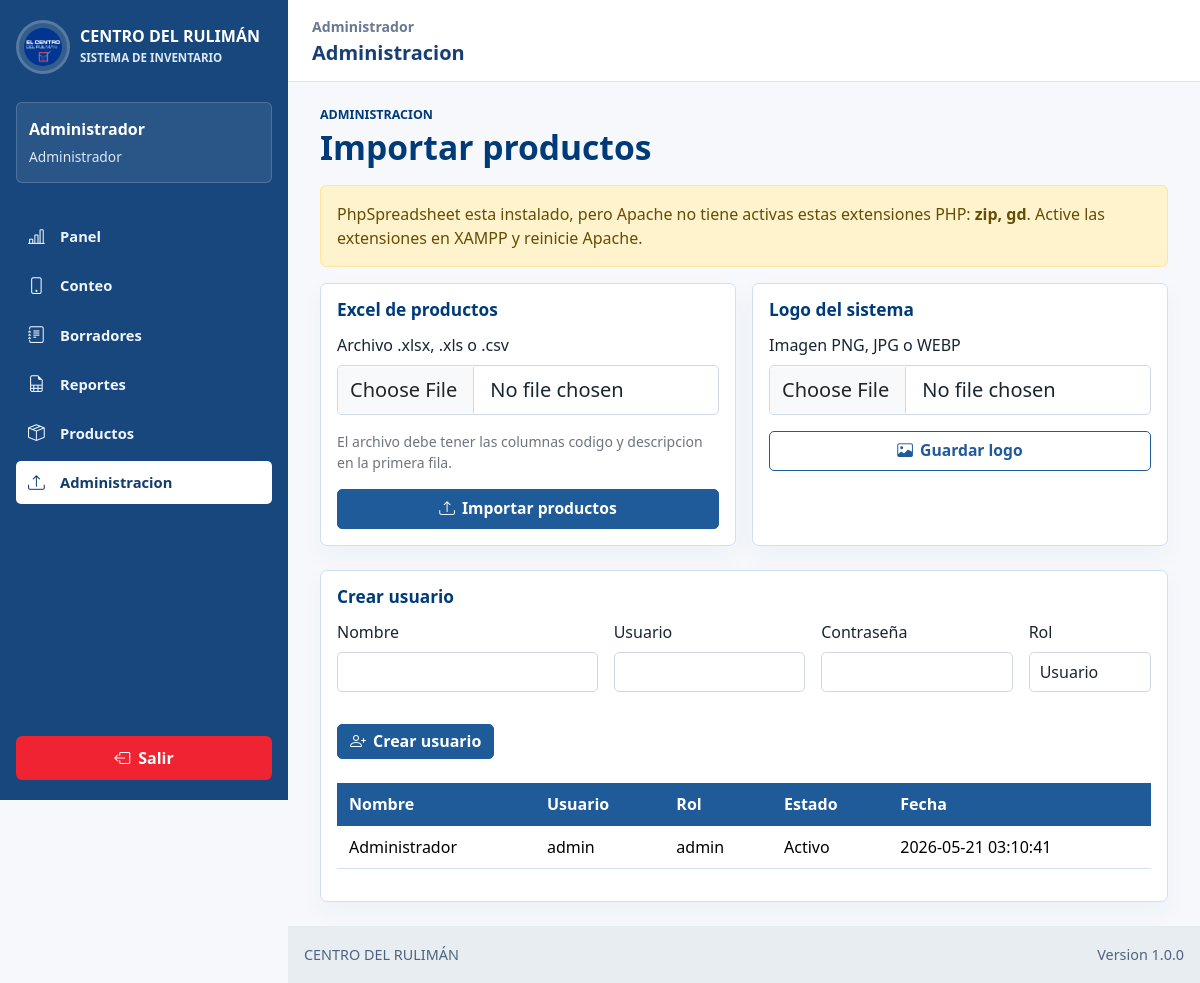
The app's page /importar_productos.php (signed in) with its own data.
### tables this page shows
CREATE TABLE IF NOT EXISTS usuarios (
  id INT UNSIGNED AUTO_INCREMENT PRIMARY KEY,
  nombre VARCHAR(120) NOT NULL,
  usuario VARCHAR(60) NOT NULL UNIQUE,
  password VARCHAR(255) NOT NULL,
  rol ENUM('admin', 'usuario') NOT NULL DEFAULT 'usuario',
  estado TINYINT(1) NOT NULL DEFAULT 1,
  fecha_creacion TIMESTAMP NOT NULL DEFAULT CURRENT_TIMESTAMP
);

### includes/auth.php (called while the page is built, shortened)
<?php
function current_user_name(): string
{
    return htmlspecialchars($_SESSION['nombre'] ?? 'Usuario', ENT_QUOTES, 'UTF-8');
}
function current_user_role(): string
{
    return $_SESSION['rol'] ?? 'usuario';
}
function e(?string $value): string
{
    return htmlspecialchars((string) $value, ENT_QUOTES, 'UTF-8');
}

### importar_productos.php (the view, shortened to what this page needs)
<?php
require_once __DIR__ . '/config/database.php';
require_once __DIR__ . '/includes/auth.php';
$autoloadPath = __DIR__ . '/vendor/autoload.php';
$phpspreadsheetReady = file_exists($autoloadPath);
if ($phpspreadsheetReady) {
    $phpspreadsheetReady = class_exists('PhpOffice\\PhpSpreadsheet\\IOFactory');
}
$missingPhpExtensions = [];
foreach (['zip', 'gd'] as $extension) {
    if (!extension_loaded($extension)) {
        $missingPhpExtensions[] = $extension;
    }
}
$excelReady = $phpspreadsheetReady && $missingPhpExtensions === [];
$usuarios = $pdo->query('SELECT nombre, usuario, rol, estado, fecha_creacion FROM usuarios ORDER BY id DESC LIMIT 100')->fetchAll();
require_once __DIR__ . '/includes/header.php';
require_once __DIR__ . '/includes/navbar.php';
?>
<main class="container py-4">
    <div class="page-heading">
        <div>
            <p class="eyebrow">Administracion</p>
            <h1>Importar productos</h1>
        </div>
    </div>
    <?php if ($excelReady): ?>
        <div class="alert alert-success">PhpSpreadsheet instalado y listo para importar Excel.</div>
    <?php elseif ($phpspreadsheetReady && $missingPhpExtensions): ?>
        <div class="alert alert-warning">
            PhpSpreadsheet esta instalado, pero Apache no tiene activas estas extensiones PHP:
            <strong><?= e(implode(', ', $missingPhpExtensions)) ?></strong>.
            Active las extensiones en XAMPP y reinicie Apache.
        </div>
    <?php else: ?>
        <div class="alert alert-warning">Falta instalar PhpSpreadsheet. Ejecute <strong>composer install</strong> en la carpeta del proyecto.</div>
    <?php endif; ?>
    <div class="row g-4">
        <div class="col-lg-6">
            <section class="content-panel h-100">
                <div class="section-title"><h2>Excel de productos</h2></div>
                <form action="<?= BASE_URL ?>/actions/importar_productos_procesar.php" method="post" enctype="multipart/form-data">
                    <div class="mb-3">
                        <label class="form-label" for="archivo">Archivo .xlsx, .xls o .csv</label>
                        <input class="form-control form-control-lg" type="file" id="archivo" name="archivo" accept=".xlsx,.xls,.csv" required>
                    </div>
                    <p class="text-secondary small">El archivo debe tener las columnas codigo y descripcion en la primera fila.</p>
                    <button class="btn btn-primary btn-lg w-100" type="submit"><i class="bi bi-upload"></i> Importar productos</button>
                </form>
            </section>
        </div>
        <div class="col-lg-6">
            <section class="content-panel h-100">
                <div class="section-title"><h2>Logo del sistema</h2></div>
                <form action="<?= BASE_URL ?>/actions/logo_procesar.php" method="post" enctype="multipart/form-data">
                    <div class="mb-3">
                        <label class="form-label" for="logo">Imagen PNG, JPG o WEBP</label>
                        <input class="form-control form-control-lg" type="file" id="logo" name="logo" accept=".png,.jpg,.jpeg,.webp" required>
                    </div>
                    <button class="btn btn-outline-primary btn-lg w-100" type="submit"><i class="bi bi-image"></i> Guardar logo</button>
                </form>
            </section>
        </div>
    </div>
    <section class="content-panel mt-4">
        <div class="section-title"><h2>Crear usuario</h2></div>
        <form class="row g-3" action="<?= BASE_URL ?>/actions/crear_usuario.php" method="post">
            <div class="col-md-4">
                <label class="form-label">Nombre</label>
                <input class="form-control" name="nombre" required>
            </div>
            <div class="col-md-3">
                <label class="form-label">Usuario</label>
                <input class="form-control" name="usuario" required>
            </div>
            <div class="col-md-3">
                <label class="form-label">Contraseña</label>
                <input class="form-control" type="password" name="password" required minlength="6">
            </div>
            <div class="col-md-2">
                <label class="form-label">Rol</label>
                <select class="form-select" name="rol">
                    <option value="usuario">Usuario</option>
                </select>
            </div>
            <div class="col-12">
                <button class="btn btn-primary" type="submit"><i class="bi bi-person-plus"></i> Crear usuario</button>
            </div>
        </form>
        <div class="table-responsive mt-4">
            <table class="table align-middle">
                <thead><tr><th>Nombre</th><th>Usuario</th><th>Rol</th><th>Estado</th><th>Fecha</th></tr></thead>
                <tbody>
                    <?php foreach ($usuarios as $usuario): ?>
                        <tr>
                            <td><?= e($usuario['nombre']) ?></td>
                            <td><?= e($usuario['usuario']) ?></td>
                            <td><?= e($usuario['rol']) ?></td>
                            <td><?= $usuario['estado'] ? 'Activo' : 'Inactivo' ?></td>
                            <td><?= e($usuario['fecha_creacion']) ?></td>
                        </tr>
                    <?php endforeach; ?>
                </tbody>
            </table>
        </div>
    </section>
</main>
<?php require_once __DIR__ . '/includes/footer.php'; ?>

### includes/header.php (shortened to what this page needs)
<?php
$styleVersion = file_exists(dirname(__DIR__) . '/assets/css/style.css')
    ? (string) filemtime(dirname(__DIR__) . '/assets/css/style.css')
    : APP_VERSION;
?>
<!doctype html>
<html lang="es">
<head>
    <link href="https://cdn.jsdelivr.net/npm/bootstrap@5.3.3/dist/css/bootstrap.min.css" rel="stylesheet">
    <link href="https://cdn.jsdelivr.net/npm/bootstrap-icons@1.11.3/font/bootstrap-icons.css" rel="stylesheet">
    <link href="<?= BASE_URL ?>/assets/css/style.css?v=<?= e($styleVersion) ?>" rel="stylesheet">
</head>
<body>

### includes/navbar.php (shortened to what this page needs)
<?php
$navLogoPath = BASE_URL . '/assets/img/logo.png';
foreach (['png', 'jpg', 'jpeg', 'webp'] as $logoExt) {
    if (file_exists(dirname(__DIR__) . "/assets/img/logo.{$logoExt}")) {
        $navLogoPath = BASE_URL . "/assets/img/logo.{$logoExt}";
        break;
    }
}
$currentPage = basename($_SERVER['PHP_SELF']);
$pageLabel = match ($currentPage) {
    'dashboard.php' => 'Panel',
    'conteo.php' => 'Conteo',
    'conteos_borrador.php' => 'Borradores',
    'reportes.php' => 'Reportes',
    'productos.php' => 'Productos',
    'importar_productos.php' => 'Administracion',
    default => 'Inventario',
};
function nav_active(string $page, string $currentPage): string
{
    return $page === $currentPage ? ' active' : '';
}
?>
<div class="app-layout">
    <aside class="app-sidebar">
        <a class="sidebar-brand" href="<?= BASE_URL ?>/dashboard.php">
            <img src="<?= $navLogoPath ?>" alt="Logo" class="sidebar-logo" width="54" height="54" onerror="this.style.display='none'">
            <span>
                <strong><?= APP_NAME ?></strong>
                <small>SISTEMA DE INVENTARIO</small>
            </span>
        </a>
        <div class="sidebar-user">
            <strong><?= current_user_role() === 'admin' ? 'Administrador' : 'Usuario' ?></strong>
            <span><?= current_user_name() ?></span>
        </div>
        <nav class="sidebar-nav" aria-label="Menu principal">
            <a class="sidebar-link<?= nav_active('dashboard.php', $currentPage) ?>" href="<?= BASE_URL ?>/dashboard.php"><i class="bi bi-bar-chart-line"></i> Panel</a>
            <a class="sidebar-link<?= nav_active('conteo.php', $currentPage) ?>" href="<?= BASE_URL ?>/conteo.php"><i class="bi bi-phone"></i> Conteo</a>
            <a class="sidebar-link<?= nav_active('conteos_borrador.php', $currentPage) ?>" href="<?= BASE_URL ?>/conteos_borrador.php"><i class="bi bi-journal-text"></i> Borradores</a>
            <a class="sidebar-link<?= nav_active('reportes.php', $currentPage) ?>" href="<?= BASE_URL ?>/reportes.php"><i class="bi bi-file-earmark-spreadsheet"></i> Reportes</a>
            <?php if (current_user_role() === 'admin'): ?>
                <a class="sidebar-link<?= nav_active('productos.php', $currentPage) ?>" href="<?= BASE_URL ?>/productos.php"><i class="bi bi-box-seam"></i> Productos</a>
                <a class="sidebar-link<?= nav_active('importar_productos.php', $currentPage) ?>" href="<?= BASE_URL ?>/importar_productos.php"><i class="bi bi-upload"></i> Administracion</a>
            <?php endif; ?>
        </nav>
        <a class="sidebar-logout" href="<?= BASE_URL ?>/logout.php"><i class="bi bi-box-arrow-left"></i> Salir</a>
    </aside>
    <div class="app-main">
        <header class="app-topbar">
            <div>
                <span><?= current_user_name() ?></span>
                <h1><?= e($pageLabel) ?></h1>
            </div>
        </header>

### includes/footer.php (shortened to what this page needs)
<?php if (!empty($layoutStarted)): ?>
            <footer class="app-footer mt-auto">
                <div class="container-fluid d-flex flex-column flex-sm-row justify-content-between gap-1">
                    <span><?= APP_NAME ?></span>
                    <span>Version <?= APP_VERSION ?></span>
                </div>
            </footer>
        </div>
    </div>
<?php endif; ?>
</body>
</html>

### records on screen
usuarios: nombre "Administrador", usuario "admin", rol "admin", estado "Activo", fecha_creacion "2026-05-21 03:10:41"

### other values on screen
APP_NAME "CENTRO DEL RULIMÁN"
current_user_name() "Administrador"
$pageLabel "Administracion"
implode(', ', $missingPhpExtensions) "zip, gd"
APP_VERSION "1.0.0"
